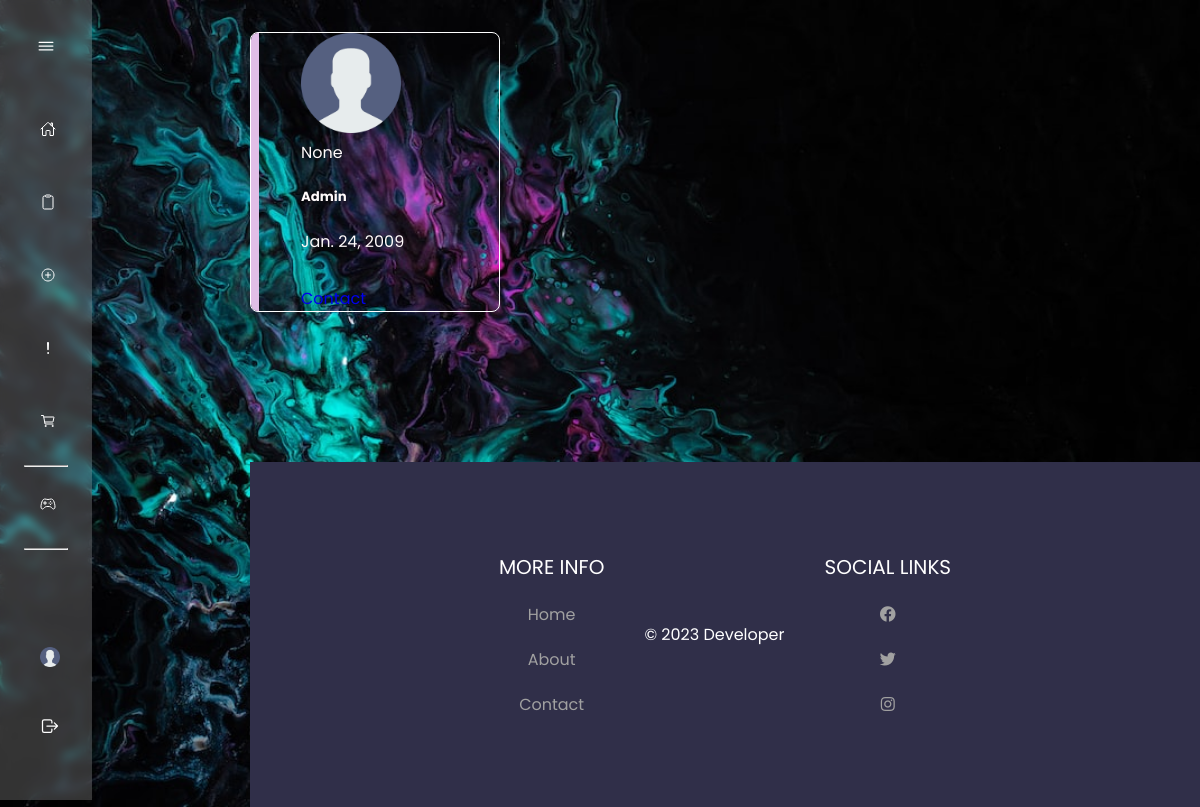
The app's page /profile/news/ (signed in), older data.
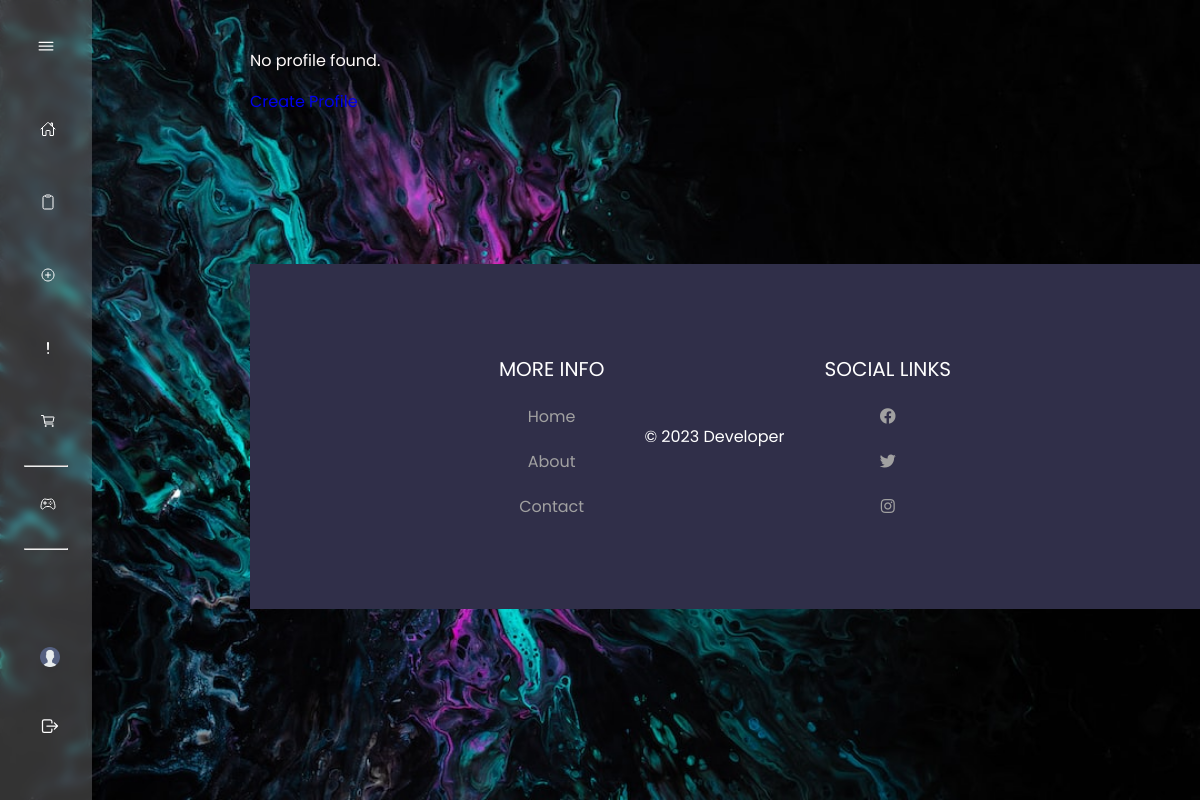
The same page, newer data.
### Profile/models.py (models this page shows, shortened)
class UserProfile(models.Model):
    user = models.OneToOneField(User, on_delete=models.CASCADE)
    first_name = models.CharField(max_length=50)
    last_name = models.CharField(max_length=50)
    birth_date = models.DateField(null=True, blank=True)
    interests = models.TextField(max_length=255)
    last_visit = models.DateTimeField(null=True, blank=True)
    profile_image = models.ImageField(upload_to='images/', default='images/default.jpg')

### Profile/views.py (the view)
# urls.py: path('news/', news_profile, name='profile'),
def news_profile(request):
    try:
        user_profile = UserProfile.objects.get(user=request.user)
    except UserProfile.DoesNotExist:
        user_profile = None
    user_group = None
    if request.user.groups.exists():
        user_group = request.user.groups.first().name
    user_status = {
        'username': request.user.username,
    }
    context = {
        'user_profile': user_profile,
        'user_status': user_status,
        'user_group': user_group
    }
    return render (request, 'profile/news_profiles.html', context)

### Profile/templates/profile/news_profiles.html (shortened to what this page needs)
{% extends 'main/base.html' %}
{% load static %}
{% block content %}
    <div class="container mt-5">
        <div class="row d-flex justify-content-center">
            <div class="col-md-7">
                {% if user_profile %}
                    <div class="card p-3 py-4">
                        <div class="text-center">
                            {% if user_profile.profile_image %}
                                <img src="{{ user_profile.profile_image.url }}" width="100" class="rounded-circle">
                            {% else %}
                                <img src="{% static 'images/default.jpg' %}" width="100" class="rounded-circle">
                            {% endif %}
                        </div>
                        <div class="text-center mt-3">
                            <span class="bg-secondary p-1 px-4 rounded text-white">{{ user_group }}</span>
                            <h5 class="mt-2 mb-0">{{ user_profile.first_name }}</h5>
                            <span>{{ user_profile.birth_date }}</span>
                            <div class="buttons">
                                <a href="{% url 'profile_detail' user_profile.id %}" class="btn btn-outline-primary px-5" >Contact</a>
                            </div>
                        </div>
                    </div>
                {% else %}
                    <p>No profile found.</p>
                    <a href="{% url 'profiles' %}" class="btn btn-primary">Create Profile</a>
                {% endif %}
            </div>
        </div>
    </div>
{% endblock content %}

Row changes from the older to the newer data that the page shows:
removed UserProfile: profile_image (placeholder picture), first_name "Admin", birth_date "Jan. 24, 2009"
Text that changed along with them:
{{ user_group }}: "None" → (not shown)
text no longer shown: "Contact"
text now shown: "No profile found. Create Profile"
